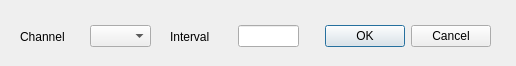
<?xml version="1.0" encoding="UTF-8"?>
<ui version="4.0">
 <class>valueDialog</class>
 <widget class="QDialog" name="valueDialog">
  <property name="geometry">
   <rect>
    <x>0</x>
    <y>0</y>
    <width>516</width>
    <height>66</height>
   </rect>
  </property>
  <property name="windowTitle">
   <string>New Value</string>
  </property>
  <widget class="QDialogButtonBox" name="buttonBox">
   <property name="geometry">
    <rect>
     <x>150</x>
     <y>20</y>
     <width>341</width>
     <height>32</height>
    </rect>
   </property>
   <property name="orientation">
    <enum>Qt::Horizontal</enum>
   </property>
   <property name="standardButtons">
    <set>QDialogButtonBox::Cancel|QDialogButtonBox::Ok</set>
   </property>
  </widget>
  <widget class="QLabel" name="label">
   <property name="geometry">
    <rect>
     <x>20</x>
     <y>29</y>
     <width>71</width>
     <height>16</height>
    </rect>
   </property>
   <property name="text">
    <string>Channel</string>
   </property>
  </widget>
  <widget class="QComboBox" name="comboBox">
   <property name="geometry">
    <rect>
     <x>90</x>
     <y>25</y>
     <width>61</width>
     <height>22</height>
    </rect>
   </property>
  </widget>
  <widget class="QLabel" name="label_2">
   <property name="geometry">
    <rect>
     <x>170</x>
     <y>29</y>
     <width>71</width>
     <height>16</height>
    </rect>
   </property>
   <property name="text">
    <string>Interval</string>
   </property>
  </widget>
  <widget class="QLineEdit" name="lineEdit">
   <property name="geometry">
    <rect>
     <x>238</x>
     <y>25</y>
     <width>61</width>
     <height>22</height>
    </rect>
   </property>
  </widget>
 </widget>
 <resources/>
 <connections>
  <connection>
   <sender>buttonBox</sender>
   <signal>accepted()</signal>
   <receiver>valueDialog</receiver>
   <slot>accept()</slot>
   <hints>
    <hint type="sourcelabel">
     <x>248</x>
     <y>254</y>
    </hint>
    <hint type="destinationlabel">
     <x>157</x>
     <y>274</y>
    </hint>
   </hints>
  </connection>
  <connection>
   <sender>buttonBox</sender>
   <signal>rejected()</signal>
   <receiver>valueDialog</receiver>
   <slot>reject()</slot>
   <hints>
    <hint type="sourcelabel">
     <x>316</x>
     <y>260</y>
    </hint>
    <hint type="destinationlabel">
     <x>286</x>
     <y>274</y>
    </hint>
   </hints>
  </connection>
 </connections>
</ui>
